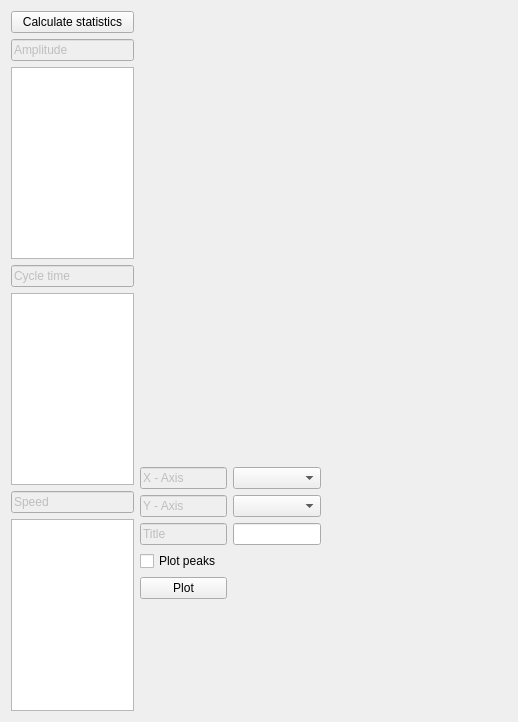
          <widget class="QWidget" name="tab_BrCv_plot">
           <attribute name="title">
            <string>Analyze &amp;&amp; visualize</string>
           </attribute>
           <layout class="QGridLayout" name="gridLayout_BrCv_4" columnstretch="1,3">
            <item row="0" column="0">
             <layout class="QVBoxLayout" name="verticalLayout_BrCv_1">
              <item>
               <widget class="QPushButton" name="calcStats_BrCv">
                <property name="text">
                 <string>Calculate statistics</string>
                </property>
               </widget>
              </item>
              <item>
               <widget class="QLineEdit" name="lineEdit_BrCv_9">
                <property name="enabled">
                 <bool>false</bool>
                </property>
                <property name="text">
                 <string>Amplitude</string>
                </property>
               </widget>
              </item>
              <item>
               <widget class="QTableWidget" name="tableViewAmplStats"/>
              </item>
              <item>
               <widget class="QLineEdit" name="lineEdit_BrCv_10">
                <property name="enabled">
                 <bool>false</bool>
                </property>
                <property name="text">
                 <string>Cycle time </string>
                </property>
               </widget>
              </item>
              <item>
               <widget class="QTableWidget" name="tableViewCyclStats"/>
              </item>
              <item>
               <widget class="QLineEdit" name="lineEdit_BrCv_11">
                <property name="enabled">
                 <bool>false</bool>
                </property>
                <property name="text">
                 <string>Speed</string>
                </property>
               </widget>
              </item>
              <item>
               <widget class="QTableWidget" name="tableViewSpeedStats"/>
              </item>
             </layout>
            </item>
            <item row="0" column="1">
             <layout class="QGridLayout" name="gridLayout_BrCv_11" rowstretch="4,1,1,1,1,1,1" columnstretch="1,1,1,1">
              <property name="sizeConstraint">
               <enum>QLayout::SizeConstraint::SetMinimumSize</enum>
              </property>
              <item row="1" column="1">
               <widget class="QComboBox" name="plotXAxis_BrCv">
                <property name="sizePolicy">
                 <sizepolicy hsizetype="Preferred" vsizetype="Fixed">
                  <horstretch>0</horstretch>
                  <verstretch>0</verstretch>
                 </sizepolicy>
                </property>
               </widget>
              </item>
              <item row="2" column="0">
               <widget class="QLineEdit" name="lineEdit_BrCv_15">
                <property name="enabled">
                 <bool>false</bool>
                </property>
                <property name="text">
                 <string>Y - Axis</string>
                </property>
               </widget>
              </item>
              <item row="5" column="0">
               <widget class="QPushButton" name="plotView_BrCv">
                <property name="text">
                 <string>Plot</string>
                </property>
               </widget>
              </item>
              <item row="0" column="0" colspan="4">
               <widget class="QWidget" name="plotAxView_BrCv" native="true"/>
              </item>
              <item row="1" column="0">
               <widget class="QLineEdit" name="lineEdit_BrCv_14">
                <property name="enabled">
                 <bool>false</bool>
                </property>
                <property name="sizePolicy">
                 <sizepolicy hsizetype="Preferred" vsizetype="Fixed">
                  <horstretch>0</horstretch>
                  <verstretch>0</verstretch>
                 </sizepolicy>
                </property>
                <property name="text">
                 <string>X - Axis</string>
                </property>
               </widget>
              </item>
              <item row="3" column="0">
               <widget class="QLineEdit" name="lineEdit_82">
                <property name="enabled">
                 <bool>false</bool>
                </property>
                <property name="text">
                 <string>Title</string>
                </property>
               </widget>
              </item>
              <item row="2" column="1">
               <widget class="QComboBox" name="plotYAxis_BrCv">
                <property name="sizePolicy">
                 <sizepolicy hsizetype="Preferred" vsizetype="Fixed">
                  <horstretch>0</horstretch>
                  <verstretch>0</verstretch>
                 </sizepolicy>
                </property>
               </widget>
              </item>
              <item row="6" column="0">
               <spacer name="verticalSpacer_BrCv_3">
                <property name="orientation">
                 <enum>Qt::Orientation::Vertical</enum>
                </property>
                <property name="sizeHint" stdset="0">
                 <size>
                  <width>20</width>
                  <height>40</height>
                 </size>
                </property>
               </spacer>
              </item>
              <item row="4" column="0">
               <widget class="QCheckBox" name="plotPeaks_BrCv">
                <property name="text">
                 <string>Plot peaks</string>
                </property>
               </widget>
              </item>
              <item row="3" column="1">
               <widget class="QLineEdit" name="plotTitle_BrCv"/>
              </item>
             </layout>
            </item>
           </layout>
          </widget>
